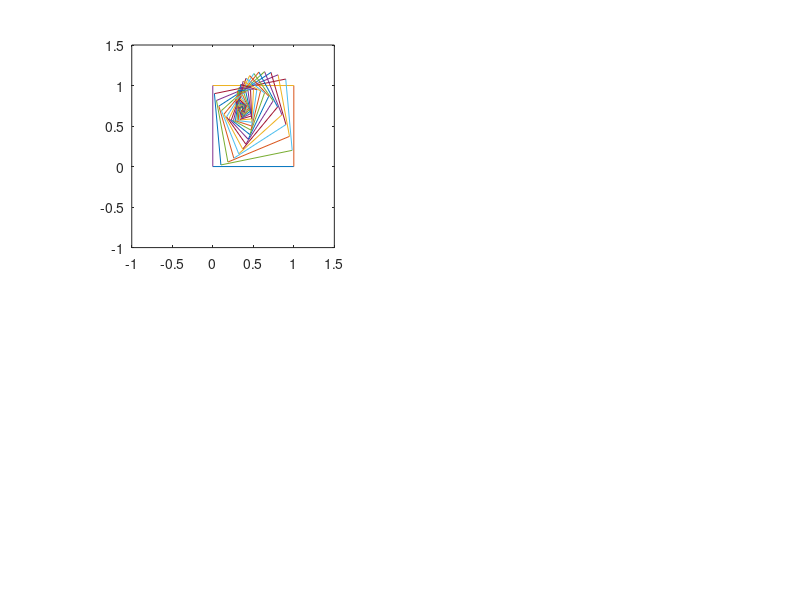

MATLAB code for this plot:
% find an affine transformation Ax + b that transforms from
% {x00,x10,x20,x30} to {x01,x11,x21,x31}
% Copyright 1999 by Todd K. Moon


%x00 = [1;1];  x10 = [2;1];  x20 = [2;2];  x30 = [1;2];
x00 = [0;0];   x10 = [1;0];  x20 = [1;1];  x30 = [0;1];


b = x00;

% list of points that are moved to
x1 = [.1;.02];   % from (0,0)
x2 = [.98;.2];   % from (1,0)
x3 = [.02;.9];   % from (0,1)

B = x1;
a = x2(1) - B(1);
c = x2(2) - B(2);

b = x3(1) - B(1);
d = x3(2) - B(2);

A = [a b; c d];
sq = [0 1 1 0;
      0 0 1 1];
subplot(2,2,1)

hold off;
for iter = 1:30
  for i=1:4
    ni = i+1;
    if(ni > 4)
      ni = 1;
    end
    plot([sq(1,i),sq(1,ni)],[sq(2,i),sq(2,ni)])
    axis('equal');
    hold on
  end
  for i=1:4
    sq(:,i) = A*sq(:,i) + B;
  end
end
axis([-1 1.5 -1 1.5])
